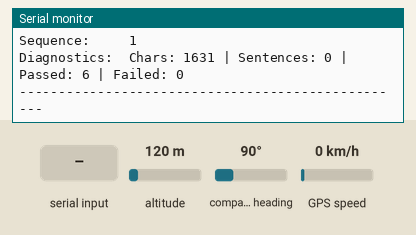
The sketch below on a simulated ESP32. Parts: the last lines printed to the serial monitor. Inputs (shaded band) come from the test bench; at power-on: altitude 120 m, compass heading 90°, GPS speed 0 km/h. WiFi joins after 1.5 s; servers stay silent unless stated; the GPS gets a fix after 3 s at 37.7749, -122.4194 with 8 satellites; no MQTT or app messages arrive unless stated.

Above: at 2.8 s.
2.9 s: altitude set to 20 m
At 4.4 s:
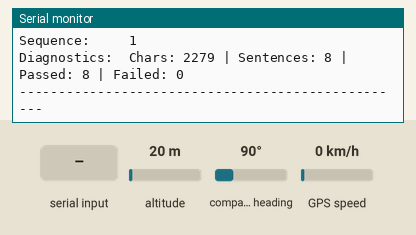
5.1 s: "1" received over the second serial link
6.6 s: compass heading set to 7°
At 7.1 s:
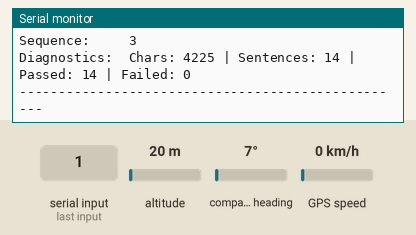
8.1 s: GPS speed set to 30 km/h
At 9.4 s:
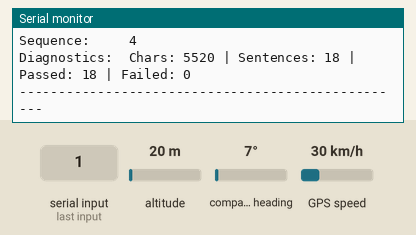
9.6 s: "0" received over the second serial link
Timing chart, 0 to 12.1 s (numbered marks = the images above; inputs shaded):
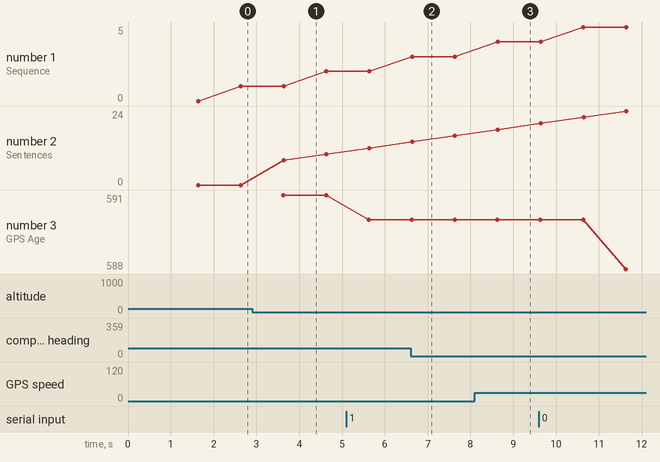

Measured:
- after the input at 2.9 s, the serial monitor: prints a new line after 0.74 s (image 1)

The sketch:

esp32_gps_mqtt_test.ino
```cpp
/*
  Stage 6E: u-blox NEO-6M GPS + ESP32 Wi-Fi + MQTT Combined Telemetry Test
  Standalone Fall Detection Project (Active Working Copy)

  Hardware Configuration:
    - Microcontroller: ESP32 Dev Module
    - GPS Module: u-blox NEO-6M Breakout Board
    - GPS UART: Hardware UART2 (GPIO 16 RX2, GPIO 17 TX2, 9600 baud)
    - PC MQTT Broker: Mosquitto on 10.163.182.136:1883
    - Wi-Fi: 2.4 GHz Hotspot (OnePlus 11R 5G)
    - MQTT Topic: fall_detection/stage6/gps
    - Device ID: ESP32-STAGE6-GPS

  Functionality:
    - Continuous non-blocking byte-by-byte GPS ingestion via TinyGPSPlus.
    - Concurrent Wi-Fi and MQTT connectivity maintenance without blocking.
    - Periodic telemetry publication to MQTT (~2000 ms interval).
    - Serial monitor diagnostic status reporting (~1000 ms interval).
    - Completely isolated from MPU6050 fall detection ML pipeline and models.
*/

#include <Arduino.h>
#include <WiFi.h>
#include <PubSubClient.h>
#include <HardwareSerial.h>
#include <TinyGPSPlus.h>

// ==============================================================================
// 1. HARDWARE & NETWORK CONFIGURATION
// ==============================================================================
#ifndef WIFI_SSID
#define WIFI_SSID "OnePlus 11R 5G"
#endif

#ifndef WIFI_PASSWORD
#define WIFI_PASSWORD "rohit@02"
#endif

// PC LAN Broker (Mosquitto on OnePlus Hotspot IP)
const char* mqtt_broker = "10.163.182.136";
const int mqtt_port = 1883;

// Topics and Identifiers
const char* mqtt_topic_gps = "fall_detection/stage6/gps";
const char* device_id = "ESP32-STAGE6-GPS";

// GPS Hardware UART2
#define GPS_RX_PIN 16 // ESP32 GPIO 16 connects to NEO-6M TX
#define GPS_TX_PIN 17 // ESP32 GPIO 17 connects to NEO-6M RX
#define GPS_BAUD   9600

#define SERIAL_MONITOR_BAUD 115200

// Timing intervals
const unsigned long PUBLISH_INTERVAL_MS = 2000; // Publish MQTT every 2 seconds
const unsigned long REPORT_INTERVAL_MS  = 1000; // Serial monitor output every 1 second
const unsigned long RECONNECT_INTERVAL_MS = 5000; // Non-blocking retry interval
const unsigned long MAX_FIX_AGE_MS      = 2500; // Staleness threshold for GPS fix

// ==============================================================================
// 2. GLOBAL HARDWARE & PROTOCOL OBJECTS
// ==============================================================================
TinyGPSPlus gps;
HardwareSerial SerialGPS(2);

WiFiClient espClient;
PubSubClient mqttClient(espClient);

// ==============================================================================
// 3. STATE TRACKING
// ==============================================================================
enum GpsState {
  STATE_ACQUIRING,
  STATE_FIX_VALID,
  STATE_FIX_LOST
};

GpsState currentGpsState = STATE_ACQUIRING;
bool hasEverHadValidFix = false;
double lastKnownLatitude = 0.0;
double lastKnownLongitude = 0.0;
unsigned long lastValidFixMillis = 0;

unsigned long lastMqttAttemptMillis = 0;
unsigned long lastWifiAttemptMillis = 0;
unsigned long lastPublishMillis = 0;
unsigned long lastReportMillis = 0;

int publishSequenceCounter = 0;
bool lastPublishSuccess = false;

// ==============================================================================
// 4. NON-BLOCKING NETWORK MANAGEMENT
// ==============================================================================
void maintainWifi() {
  if (WiFi.status() == WL_CONNECTED) {
    return;
  }

  unsigned long now = millis();
  if (now - lastWifiAttemptMillis >= RECONNECT_INTERVAL_MS) {
    lastWifiAttemptMillis = now;
    Serial.println("[Wi-Fi] Attempting connection to SSID...");
    WiFi.disconnect();
    WiFi.begin(WIFI_SSID, WIFI_PASSWORD);
  }
}

void maintainMqtt() {
  if (!WiFi.isConnected() || mqttClient.connected()) {
    return;
  }

  unsigned long now = millis();
  if (now - lastMqttAttemptMillis >= RECONNECT_INTERVAL_MS) {
    lastMqttAttemptMillis = now;
    Serial.print("[MQTT] Connecting to broker ");
    Serial.print(mqtt_broker);
    Serial.print(":");
    Serial.print(mqtt_port);
    Serial.print(" as ");
    Serial.print(device_id);
    Serial.println("...");

    if (mqttClient.connect(device_id)) {
      Serial.println("[MQTT] Connected successfully to Mosquitto broker.");
    } else {
      Serial.print("[MQTT] Connection failed, rc=");
      Serial.println(mqttClient.state());
    }
  }
}

// ==============================================================================
// 5. GPS TELEMETRY PUBLISHER (~2000 ms)
// ==============================================================================
void publishGpsTelemetry() {
  if (!mqttClient.connected()) {
    lastPublishSuccess = false;
    return;
  }

  publishSequenceCounter++;
  bool isFixCurrentlyValid = gps.location.isValid() && (gps.location.age() <= MAX_FIX_AGE_MS);
  char payload[384];

  if (isFixCurrentlyValid) {
    double lat = gps.location.lat();
    double lng = gps.location.lng();
    int sats = gps.satellites.isValid() ? gps.satellites.value() : 0;
    double hdop = gps.hdop.isValid() ? gps.hdop.hdop() : 99.99;
    unsigned long age = gps.location.age();

    snprintf(payload, sizeof(payload),
             "{\"device_id\":\"%s\",\"stage\":\"6E\",\"status\":\"GPS\",\"fix_valid\":true,\"latitude\":%.6f,\"longitude\":%.6f,\"satellites\":%d,\"hdop\":%.2f,\"gps_age_ms\":%lu,\"seq\":%d}",
             device_id, lat, lng, sats, hdop, age, publishSequenceCounter);
  } else {
    int sats = gps.satellites.isValid() ? gps.satellites.value() : 0;
    snprintf(payload, sizeof(payload),
             "{\"device_id\":\"%s\",\"stage\":\"6E\",\"status\":\"GPS\",\"fix_valid\":false,\"latitude\":0.0,\"longitude\":0.0,\"satellites\":%d,\"hdop\":null,\"gps_age_ms\":null,\"seq\":%d}",
             device_id, sats, publishSequenceCounter);
  }

  lastPublishSuccess = mqttClient.publish(mqtt_topic_gps, payload);
}

// ==============================================================================
// 6. SERIAL MONITOR DIAGNOSTIC REPORTER (~1000 ms)
// ==============================================================================
void printStatusReport() {
  bool isFixCurrentlyValid = gps.location.isValid() && (gps.location.age() <= MAX_FIX_AGE_MS);

  if (isFixCurrentlyValid) {
    currentGpsState = STATE_FIX_VALID;
    hasEverHadValidFix = true;
    lastKnownLatitude = gps.location.lat();
    lastKnownLongitude = gps.location.lng();
    lastValidFixMillis = millis();
  } else if (hasEverHadValidFix) {
    currentGpsState = STATE_FIX_LOST;
  } else {
    currentGpsState = STATE_ACQUIRING;
  }

  Serial.println("==================================================");
  Serial.println("STAGE 6E — GPS + MQTT");
  Serial.println("==================================================");

  // Network Status
  Serial.print("Wi-Fi:        ");
  if (WiFi.status() == WL_CONNECTED) {
    Serial.println("CONNECTED");
    Serial.print("ESP32 IP:     ");
    Serial.println(WiFi.localIP());
  } else {
    Serial.println("DISCONNECTED / RECONNECTING");
    Serial.println("ESP32 IP:     0.0.0.0");
  }

  Serial.print("MQTT:         ");
  if (mqttClient.connected()) {
    Serial.println("CONNECTED");
  } else {
    Serial.print("DISCONNECTED (rc=");
    Serial.print(mqttClient.state());
    Serial.println(")");
  }
  Serial.print("Broker:       ");
  Serial.print(mqtt_broker);
  Serial.print(":");
  Serial.println(mqtt_port);
  Serial.println();

  // GPS Status
  Serial.print("GPS Status:   ");
  switch (currentGpsState) {
    case STATE_FIX_VALID:
      Serial.println("FIX_VALID");
      break;
    case STATE_FIX_LOST:
      Serial.println("FIX_LOST");
      break;
    case STATE_ACQUIRING:
    default:
      Serial.println("ACQUIRING");
      break;
  }

  Serial.print("Satellites:   ");
  if (gps.satellites.isValid()) {
    Serial.println(gps.satellites.value());
  } else {
    Serial.println("0");
  }

  Serial.print("Latitude:     ");
  if (currentGpsState == STATE_FIX_VALID) {
    Serial.println(gps.location.lat(), 6);
  } else if (currentGpsState == STATE_FIX_LOST) {
    Serial.print(lastKnownLatitude, 6);
    Serial.println(" (STALE)");
  } else {
    Serial.println("0.000000");
  }

  Serial.print("Longitude:    ");
  if (currentGpsState == STATE_FIX_VALID) {
    Serial.println(gps.location.lng(), 6);
  } else if (currentGpsState == STATE_FIX_LOST) {
    Serial.print(lastKnownLongitude, 6);
    Serial.println(" (STALE)");
  } else {
    Serial.println("0.000000");
  }

  Serial.print("HDOP:         ");
  if (gps.hdop.isValid()) {
    Serial.println(gps.hdop.hdop());
  } else {
    Serial.println("N/A");
  }

  Serial.print("GPS Age:      ");
  if (gps.location.isValid()) {
    Serial.print(gps.location.age());
    Serial.println(" ms");
  } else {
    Serial.println("N/A");
  }
  Serial.println();

  // MQTT Publication Status
  Serial.println("MQTT Topic:");
  Serial.println(mqtt_topic_gps);
  Serial.print("MQTT Publish: ");
  if (publishSequenceCounter == 0) {
    Serial.println("PENDING FIRST TICK");
  } else if (lastPublishSuccess) {
    Serial.println("SUCCESS");
  } else {
    Serial.println("FAILED / NOT CONNECTED");
  }
  Serial.print("Sequence:     ");
  Serial.println(publishSequenceCounter);

  // Diagnostic Counters
  Serial.print("Diagnostics:  Chars: ");
  Serial.print(gps.charsProcessed());
  Serial.print(" | Sentences: ");
  Serial.print(gps.sentencesWithFix());
  Serial.print(" | Passed: ");
  Serial.print(gps.passedChecksum());
  Serial.print(" | Failed: ");
  Serial.println(gps.failedChecksum());
  Serial.println("--------------------------------------------------");
  Serial.println();
}

// ==============================================================================
// 7. SETUP
// ==============================================================================
void setup() {
  Serial.begin(SERIAL_MONITOR_BAUD);
  while (!Serial && millis() < 2500) { ; }

  Serial.println();
  Serial.println("==================================================");
  Serial.println("STAGE 6E: ESP32 + NEO-6M GPS + Wi-Fi + MQTT");
  Serial.println("==================================================");
  Serial.print("[INIT] Serial Monitor:  ");
  Serial.print(SERIAL_MONITOR_BAUD);
  Serial.println(" baud");

  // Initialize Hardware UART2 for GPS
  SerialGPS.begin(GPS_BAUD, SERIAL_8N1, GPS_RX_PIN, GPS_TX_PIN);
  Serial.print("[INIT] GPS UART2:       GPIO ");
  Serial.print(GPS_RX_PIN);
  Serial.print(" RX, GPIO ");
  Serial.print(GPS_TX_PIN);
  Serial.print(" TX @ ");
  Serial.print(GPS_BAUD);
  Serial.println(" baud");

  // Configure MQTT Client
  mqttClient.setServer(mqtt_broker, mqtt_port);
  mqttClient.setBufferSize(512); // Ensure ample capacity for JSON payload

  // Initial Wi-Fi startup (bounded connection attempt)
  Serial.println("[INIT] Connecting to Wi-Fi...");
  WiFi.mode(WIFI_STA);
  WiFi.begin(WIFI_SSID, WIFI_PASSWORD);

  unsigned long wifiStart = millis();
  while (WiFi.status() != WL_CONNECTED && (millis() - wifiStart < 8000)) {
    // Keep servicing GPS even during initial Wi-Fi connection
    while (SerialGPS.available() > 0) {
      gps.encode(SerialGPS.read());
    }
    delay(100);
    Serial.print(".");
  }
  Serial.println();

  if (WiFi.status() == WL_CONNECTED) {
    Serial.print("[Wi-Fi] Connected! IP: ");
    Serial.println(WiFi.localIP());
  } else {
    Serial.println("[Wi-Fi] Initial timeout - background reconnection will continue.");
  }

  // Initial MQTT attempt
  if (WiFi.status() == WL_CONNECTED) {
    Serial.println("[MQTT] Attempting initial connection to broker...");
    if (mqttClient.connect(device_id)) {
      Serial.println("[MQTT] Connected to broker.");
    } else {
      Serial.print("[MQTT] Initial connection deferred, rc=");
      Serial.println(mqttClient.state());
    }
  }

  Serial.println("[READY] Running non-blocking GPS + Wi-Fi + MQTT loop...");
  Serial.println();
}

// ==============================================================================
// 8. MAIN LOOP (Continuous & Non-Blocking)
// ==============================================================================
void loop() {
  // 1. Ingest all available GPS bytes continuously
  while (SerialGPS.available() > 0) {
    char c = SerialGPS.read();
    gps.encode(c);
  }

  // 2. Non-blocking Wi-Fi and MQTT connectivity maintenance
  maintainWifi();
  maintainMqtt();

  // 3. Process MQTT client loop for keep-alives and incoming packets
  if (mqttClient.connected()) {
    mqttClient.loop();
  }

  unsigned long now = millis();

  // 4. Periodic MQTT Telemetry Publish (~2000 ms)
  if (now - lastPublishMillis >= PUBLISH_INTERVAL_MS) {
    lastPublishMillis = now;
    publishGpsTelemetry();
  }

  // 5. Periodic Serial Monitor Diagnostic Report (~1000 ms)
  if (now - lastReportMillis >= REPORT_INTERVAL_MS) {
    lastReportMillis = now;
    printStatusReport();
  }
}
```
